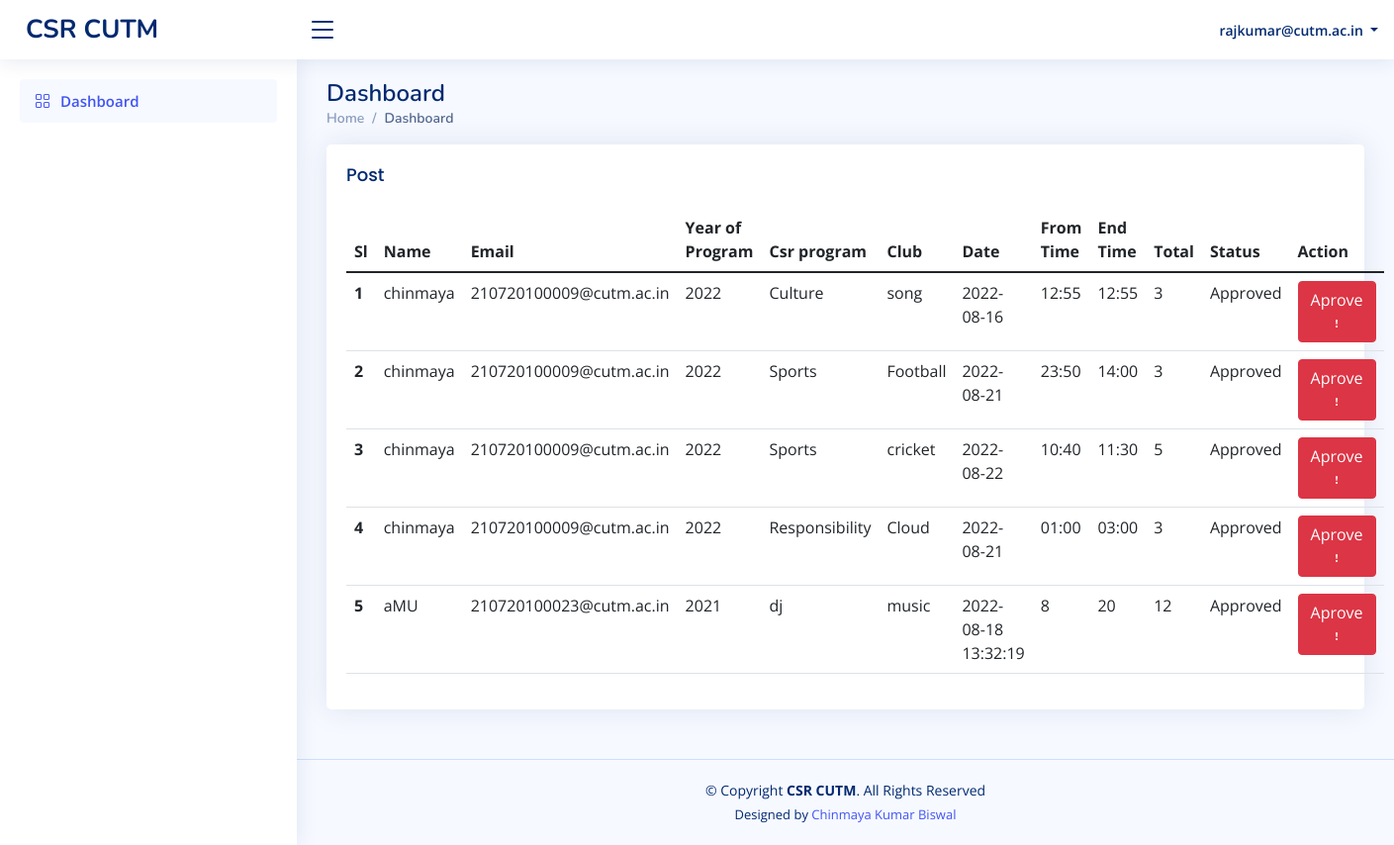
The page /adminlogin/teacher.php (signed in) on the database its author committed.
### tables this page shows
CREATE TABLE `csrtimesheet` (
  `id` int(11) NOT NULL,
  `NameOfStd` varchar(255) NOT NULL,
  `emailOfStd` varchar(255) NOT NULL,
  `yearOfPr` varchar(255) NOT NULL,
  `csrPr` varchar(255) NOT NULL,
  `club` varchar(255) NOT NULL,
  `date` varchar(255) NOT NULL,
  `fromTime` varchar(255) NOT NULL,
  `endTime` varchar(255) NOT NULL,
  `totalTime` varchar(255) NOT NULL,
  `status` varchar(255) NOT NULL
);

### includes/function.php (called while the page is built, shortened)
<?php
    function getAllPostTeacher($db){
        $query="SELECT * FROM csrtimesheet ORDER BY id DESC";
        $run=mysqli_query($db,$query);
        $data=array();
        while($d=mysqli_fetch_assoc($run)){
            $data[]=$d;
        }
        return $data;
    }
?>

### adminlogin/teacher.php (the view, shortened to what this page needs)
<?php
require('../includes/function.php');
$uemail=$_SESSION['email'];
  ?>
<!DOCTYPE html>
<html lang="en">
<head>
  <link href="assets/vendor/bootstrap/css/bootstrap.min.css" rel="stylesheet">
  <link href="assets/vendor/bootstrap-icons/bootstrap-icons.css" rel="stylesheet">
  <link href="assets/vendor/boxicons/css/boxicons.min.css" rel="stylesheet">
  <link href="assets/vendor/quill/quill.snow.css" rel="stylesheet">
  <link href="assets/vendor/quill/quill.bubble.css" rel="stylesheet">
  <link href="assets/vendor/remixicon/remixicon.css" rel="stylesheet">
  <link href="assets/vendor/simple-datatables/style.css" rel="stylesheet">
  <link href="assets/css/style.css" rel="stylesheet">
</head>
<body>
  <header id="header" class="header fixed-top d-flex align-items-center">
    <div class="d-flex align-items-center justify-content-between">
      <a href="teacher.php" class="logo d-flex align-items-center">
        <span class="d-none d-lg-block">CSR CUTM</span>
      </a>
      <i class="bi bi-list toggle-sidebar-btn"></i>
    </div>
    <nav class="header-nav ms-auto">
      <ul class="d-flex align-items-center">
        <li class="nav-item dropdown pe-3">
          <a class="nav-link nav-profile d-flex align-items-center pe-0" href="#" data-bs-toggle="dropdown">
            <span class="d-none d-md-block dropdown-toggle ps-2"><?=$uemail?></suserNamepan>
          </a>
        </li>
      </ul>
    </nav>
  </header>
  <aside id="sidebar" class="sidebar">
    <ul class="sidebar-nav" id="sidebar-nav">
      <li class="nav-item">
        <a class="nav-link " href="teacher.php">
          <i class="bi bi-grid"></i>
          <span>Dashboard</span>
        </a>
      </li>
    </ul>
  </aside>
  <main id="main" class="main">
    <div class="pagetitle">
      <h1>Dashboard</h1>
      <nav>
        <ol class="breadcrumb">
          <li class="breadcrumb-item"><a href="teacher.php">Home</a></li>
          <li class="breadcrumb-item active">Dashboard</li>
        </ol>
      </nav>
    </div>
    <section class="section">
      <div class="row">
        <div class="col-lg-12">
          <div class="card">
            <div class="card-body">
              <h5 class="card-title">Post</h5>
              <table class="table datatable">
                <thead>
                  <tr>
                    <th>Sl</th>
                    <th scope="col">Name</th>
                    <th scope="col">Email</th>
                    <th scope="col-8">Year of Program</th>
                    <th scope="col">Csr program</th>
                    <th scope="col">Club</th>
                    <th scope="col">Date</th>
                    <th scope="col">From Time</th>
                    <th scope="col">End Time</th>
                    <th scope="col">Total</th>
                    <th scope="col">Status</th>
                    <th scope="col">Action</th>
                  </tr>
                </thead>
                <tbody>
                  <?php
                    $conn =mysqli_connect('localhost','root','','cutm_csr');
                    $posts=getAllPostTeacher($conn);
                    $count=1;
                    foreach($posts as $post){
                    ?>
                      <tr>
                        <th scope="row"><?=$count?></th>
                        <td><?=$post['NameOfStd']?></td>
                        <td><?=$post['emailOfStd']?></td>
                        <td><?=$post['yearOfPr']?></td>
                        <td><?=$post['csrPr']?></td>
                        <td><?=$post['club']?></td>
                        <td><?=$post['date']?></td>
                        <td><?=$post['fromTime']?></td>
                        <td><?=$post['endTime']?></td>
                        <td><?=$post['totalTime']?></td>
                        <td><?=$post['status']?></td>
                        <td>
                          <a href="../includes/status.php?id=<?=$post['id']?>" class="btn btn-danger">
                            Aprove <i class="bi bi-exclamation"></i>
                          </a>
                        </td>
                      </tr>
                    <?php
                    $count++;
                  }
                  ?>
                </tbody>
              </table>
            </div>
          </div>
        </div>
      </div>
    </section>
  </main>
  <footer id="footer" class="footer">
    <div class="copyright">
      &copy; Copyright <strong><span>CSR CUTM</span></strong>. All Rights Reserved
    </div>
    <div class="credits">
      Designed by <a href="https://chinmayakumarbiswal.in/">Chinmaya Kumar Biswal</a>
    </div>
  </footer>
</body>
</html>

### adminlogin/assets/css/style.css (style rules this page uses)
:root { scroll-behavior: smooth; }
body { font-family: "Open Sans", sans-serif; background: #f6f9ff; color: #444444; }
a { color: #4154f1; text-decoration: none; }
h1, h2, h3, h4, h5, h6 { font-family: "Nunito", sans-serif; }
#main { margin-top: 60px; padding: 20px 30px; transition: all 0.3s; }
.pagetitle { margin-bottom: 10px; }
.pagetitle h1 { font-size: 24px; margin-bottom: 0; font-weight: 600; color: #012970; }
.card { margin-bottom: 30px; border: none; border-radius: 5px; box-shadow: 0px 0 30px rgba(1, 41, 112, 0.1); }
.card-title { padding: 20px 0 15px 0; font-size: 18px; font-weight: 500; color: #012970; font-family: "Poppins", sans-serif; }
.card-body { padding: 0 20px 20px 20px; }
.breadcrumb { font-size: 14px; font-family: "Nunito", sans-serif; color: #899bbd; font-weight: 600; }
.breadcrumb a { color: #899bbd; transition: 0.3s; }
.breadcrumb .breadcrumb-item::before { color: #899bbd; }
.breadcrumb .active { color: #51678f; font-weight: 600; }
.logo { line-height: 1; }
@media (min-width: 1200px) { .logo { width: 280px; } }
.logo span { font-size: 26px; font-weight: 700; color: #012970; font-family: "Nunito", sans-serif; }
.header { transition: all 0.5s; z-index: 997; height: 60px; box-shadow: 0px 2px 20px rgba(1, 41, 112, 0.1); background-color: #fff; padding-left: 20px; }
.header .toggle-sidebar-btn { font-size: 32px; padding-left: 10px; cursor: pointer; color: #012970; }
.header-nav ul { list-style: none; }
.header-nav > ul { margin: 0; padding: 0; }
.header-nav .nav-profile { color: #012970; }
.header-nav .nav-profile span { font-size: 14px; font-weight: 600; }
.sidebar { position: fixed; top: 60px; left: 0; bottom: 0; width: 300px; z-index: 996; transition: all 0.3s; padding: 20px; overflow-y: auto; scrollbar-width: thin; scrollbar-color: #aab7cf transparent; box-shadow: 0px 0px 20px rgba(1, 41, 112, 0.1); background-color: #fff; }
@media (min-width: 1200px) { #main, #footer { margin-left: 300px; } }
.sidebar-nav { padding: 0; margin: 0; list-style: none; }
.sidebar-nav li { padding: 0; margin: 0; list-style: none; }
.sidebar-nav .nav-item { margin-bottom: 5px; }
.sidebar-nav .nav-link { display: flex; align-items: center; font-size: 15px; font-weight: 600; color: #4154f1; transition: 0.3; background: #f6f9ff; padding: 10px 15px; border-radius: 4px; }
.sidebar-nav .nav-link i { font-size: 16px; margin-right: 10px; color: #4154f1; }
.footer { padding: 20px 0; font-size: 14px; transition: all 0.3s; border-top: 1px solid #cddfff; }
.footer .copyright { text-align: center; color: #012970; }
.footer .credits { padding-top: 5px; text-align: center; font-size: 13px; color: #012970; }

### rows shown on the page
csrtimesheet: NameOfStd "chinmaya", emailOfStd "210720100009@cutm.ac.in", yearOfPr "2022", csrPr "Culture", club "song", date "2022-08-16", fromTime "12:55", endTime "12:55", totalTime "3", status "Approved"
csrtimesheet: NameOfStd "chinmaya", emailOfStd "210720100009@cutm.ac.in", yearOfPr "2022", csrPr "Sports", club "Football", date "2022-08-21", fromTime "23:50", endTime "14:00", totalTime "3", status "Approved"
csrtimesheet: NameOfStd "chinmaya", emailOfStd "210720100009@cutm.ac.in", yearOfPr "2022", csrPr "Sports", club "cricket", date "2022-08-22", fromTime "10:40", endTime "11:30", totalTime "5", status "Approved"
csrtimesheet: NameOfStd "chinmaya", emailOfStd "210720100009@cutm.ac.in", yearOfPr "2022", csrPr "Responsibility", club "Cloud", date "2022-08-21", fromTime "01:00", endTime "03:00", totalTime "3", status "Approved"
csrtimesheet: NameOfStd "aMU", emailOfStd "210720100023@cutm.ac.in", yearOfPr "2021", csrPr "dj", club "music", date "2022-08-18 13:32:19", fromTime "8", endTime "20", totalTime "12", status "Approved"

### other values the page prints
$uemail "rajkumar@cutm.ac.in"
